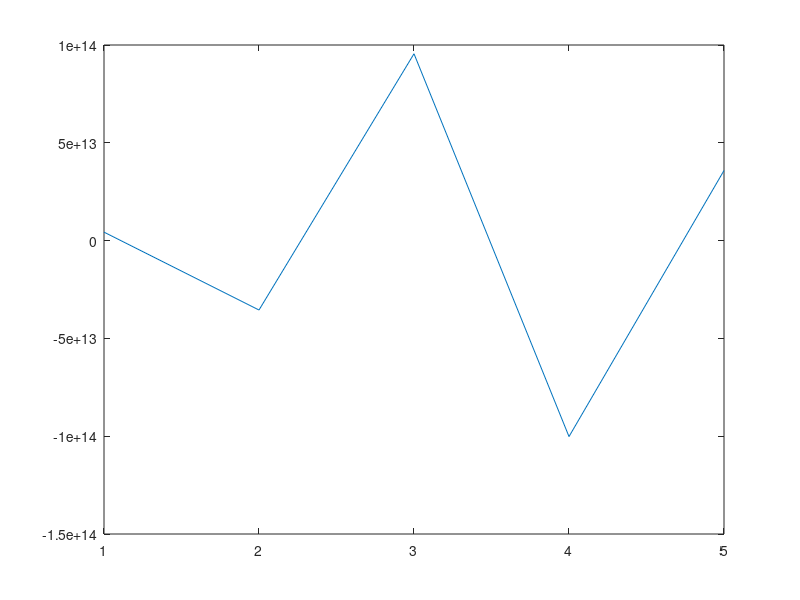

Write MATLAB code to recreate this figure.
x = [0.9, 1, 2.3, 4.0, 0.9, 1, 2.3, 4.0];
y = [0.4, 1.2, 2.9, 7.0, 0.9, 1, 2.3, 4.0];
n = 4;
p = polyfit(x,y,n);
plot(p)